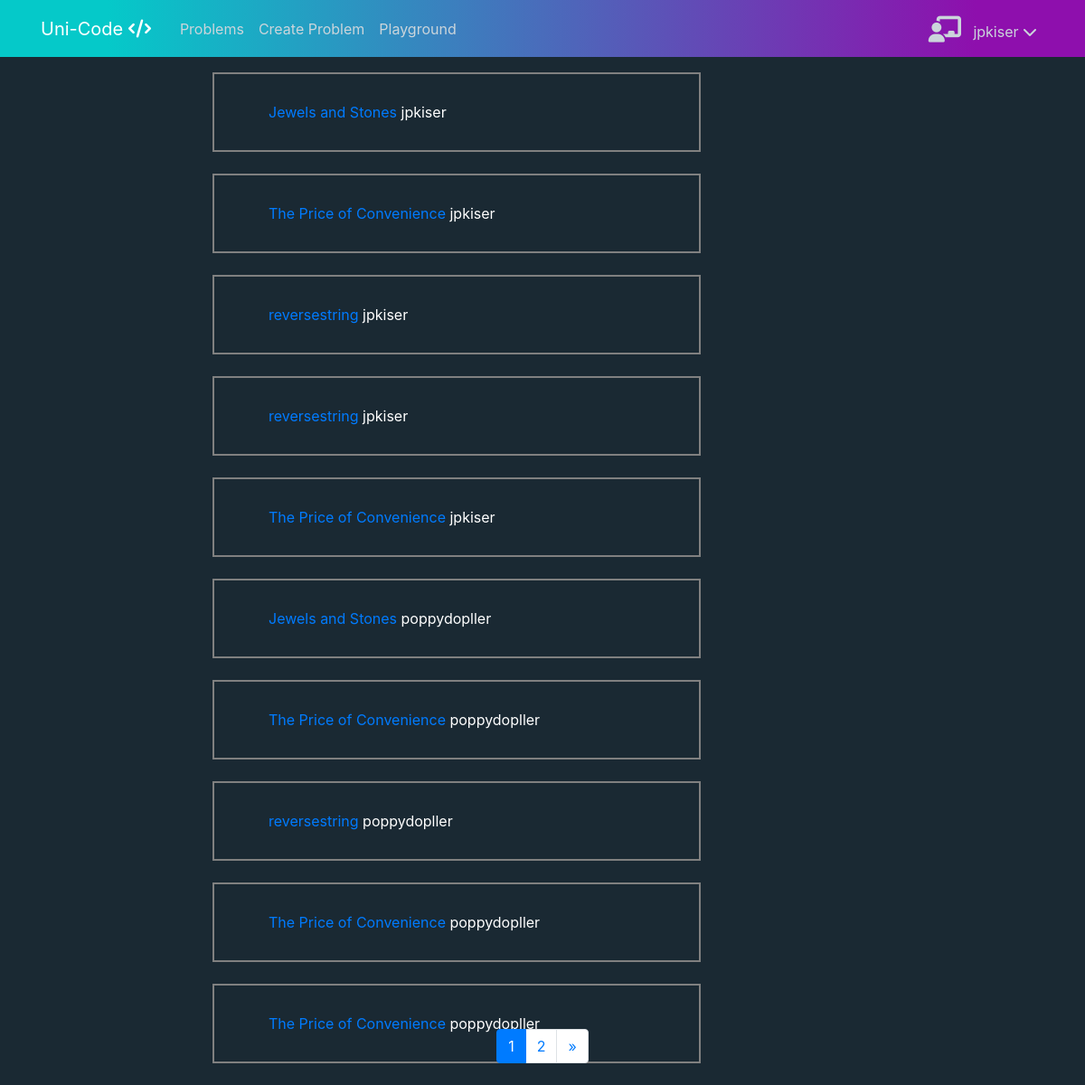
The app's page /problems/ (signed in) with its own data.
### problems/models.py (models this page shows, shortened)
class Problem(models.Model):
    user = models.ForeignKey(User, null=True, on_delete=models.SET_NULL)
    title = models.CharField(max_length=50)
    description = models.CharField(max_length=500)
    created = models.DateTimeField(auto_now_add=True)
    datatype = models.CharField(max_length=10)
    example_solution = models.CharField(max_length=1000)
    datatype = models.CharField(max_length=15, choices=DATATYPE_CHOICES, default='string')

### problems/views.py (the view)
# urls.py: path('', problems, name='problems'),
def problems(request):
    problems = Problem.objects.all()
    paginator = Paginator(problems, 10)
    page = request.GET.get('page')
    problems = paginator.get_page(page)
    return render(request, 'problems/problem_list.html', {'problems': problems})

### problems/templates/problems/problem_list.html (shortened to what this page needs)
{% extends "global/base.html" %}
{% block content %}
<div class="row">
    <div class="col-md-2"></div>
    <div class="col-md-6">
        {% for problem in problems %}
        <div class="problem-container mb-4">
          <a href="{% url 'editor' problem.id %}"> {{ problem.title }} </a>
          <span> {{ problem.user }} </span>
        </div>
        {% endfor %}
    </div>
    <div class="col-md-2"></div>
</div>
<nav class="fixed-bottom mb-4" aria-label="Page navigation">
  <ul class="pagination justify-content-center">
  {% for n in problems.paginator.page_range %}
    {% if problems.number == n %}
    <li class="page-item active">
      <span class="page-link">{{ n }}<span class="sr-only">(current)</span></span>
    </li>
    {% elif n > problems.number|add:'-3' and n < problems.number|add:'3' %}
    <li class="page-item"><a class="page-link" href="?page={{ n }}">{{ n }}</a></li>
    {% endif %}
  {% endfor %}
  {% if problems.has_next %}
  <li class="page-item">
    <a class="page-link" href="?page={{ problems.paginator.num_pages }}" aria-label="Next">
      <span aria-hidden="true">&raquo;</span>
    </a>
  </li>
  {% endif %}
  </ul>
</nav>
{% endblock %}

### global/templates/global/base.html (shortened to what this page needs)
{% load static %}
<!DOCTYPE html>
<html lang="en">
<head>
    <link rel="stylesheet" href="https://maxcdn.bootstrapcdn.com/bootstrap/4.0.0/css/bootstrap.min.css">
    <link rel="stylesheet" href="https://cdnjs.cloudflare.com/ajax/libs/animate.css/3.7.2/animate.min.css">
    <link rel='stylesheet' href="{% static 'global/style.css' %}"/>
    <link href="https://cdnjs.cloudflare.com/ajax/libs/select2/4.0.10/css/select2.min.css" rel="stylesheet" />
</head>
<body>
    <header class="site-header">
            <nav class="navbar navbar-expand-md navbar-dark bg-steel fixed-top">
                <div class="container">
                    <a class="navbar-brand mr-4" href="{% url 'index' %}">Uni-Code <i class="fas fa-code"></i></a>
                    <div class="collapse navbar-collapse" id="navbarToggle">
                        <div class="navbar-nav mr-auto">
                            <a class="nav-item nav-link" href="{% url 'problems' %}">Problems</a>
                            <a class="nav-item nav-link" href="{% url 'create-problem' %}">Create Problem</a>
                            <a class="nav-item nav-link" href="{% url 'playground' %}">Playground</a>
                        </div>
                        {% if user.is_authenticated %}
                            <div class="navbar-nav">
                                <div class="dropdown">
                                        <a data-toggle="dropdown"class="nav-item nav-link account" href='#'>
                                            <i class="fas fa-chalkboard-teacher"></i>
                                                &nbsp; {{user.username}}
                                            <i class="fa fa-chevron-down "></i>
                                        </a>
                                </div>
                            </div>
                        {% else %}
                            <a class="nav-item nav-link" href="{% url 'login' %}">Login</a>
                            <a class="nav-item nav-link" href="{% url 'register' %}">Register</a>
                        {% endif %}
                    </div>
                </div>
            </nav>
    </header>
    <div id='main'class='container' >
        {% block content %}
        {% endblock %}
    </div>
</body>
</html>

### global/static/global/style.css (style rules this page uses)
body { background: #1a2933; color: #f1f1f1; margin-top: 5rem; }
ul { margin: 0; }
.bg-steel { background: linear-gradient(90deg, #05c9c9 10%, #8e0fad 90%); }
.site-header .navbar-nav .nav-link { color: #cbd5db; }
.fa-chalkboard-teacher { position: relative; top: 2px; font-size: 29px; }
.fa-chevron-down { transition: all 0.5s ease; }
li { display: inline!important; }
.problem-container { width: 100%; color: white; border-style: solid; border-width: 2px; border-color: grey; padding: 30px 10px 30px 60px; }

### records on screen
Problem: title "Jewels and Stones", user "jpkiser"
Problem: title "The Price of Convenience", user "jpkiser"
Problem: title "reversestring", user "jpkiser"
Problem: title "reversestring", user "jpkiser"
Problem: title "The Price of Convenience", user "jpkiser"
Problem: title "Jewels and Stones", user "poppydopller"
Problem: title "The Price of Convenience", user "poppydopller"
Problem: title "reversestring", user "poppydopller"
Problem: title "The Price of Convenience", user "poppydopller"
Problem: title "The Price of Convenience", user "poppydopller"

### other values on screen
{{ user.username }} "jpkiser"
{{ n }} "1"
{{ n }} "2"
